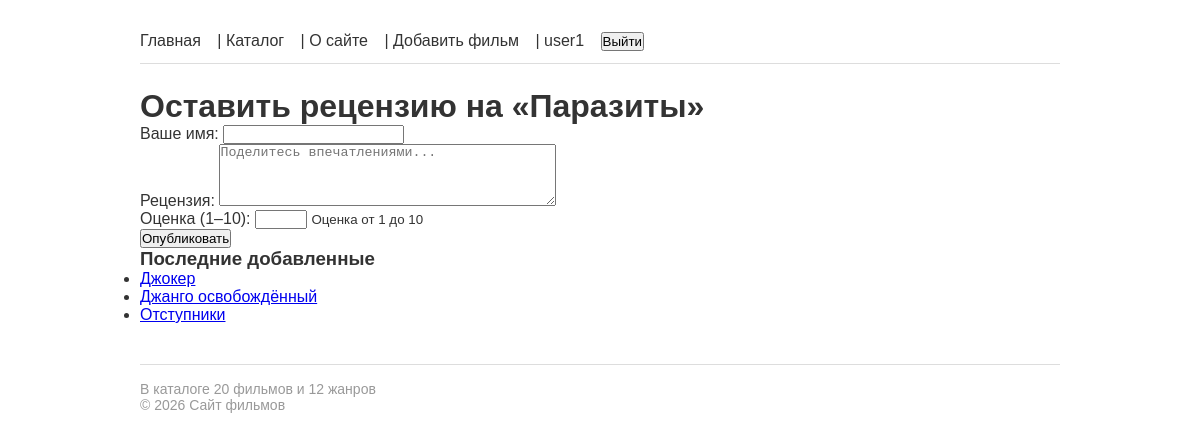
Page /films/parazity/review/ (signed in) on the committed database.
### films/models.py (models this page shows, shortened)
class Film(models.Model):
    title = models.CharField(max_length=200, verbose_name='Название')
    year = models.PositiveIntegerField(validators=[validate_film_year], verbose_name='Год выпуска')
    description = models.TextField(blank=True, verbose_name='Описание')
    rating = models.DecimalField(max_digits=3, decimal_places=1, default=0.0, verbose_name='Рейтинг')
    slug = models.SlugField(max_length=200, unique=True, blank=True)
    poster = models.ImageField(
        upload_to='posters/',
        blank=True,
        validators=[
                validate_file_size,
                FileExtensionValidator(allowed_extensions=['jpg', 'jpeg', 'png', 'webp'])
            ],
        verbose_name='Постер'
    )
    created_at = models.DateTimeField(auto_now_add=True, verbose_name='Дата добавления')
    director = models.ForeignKey(
        'Director', on_delete=models.SET_NULL, null=True, blank=True,
        related_name='films', verbose_name='Режиссёр'
    )
    genres = models.ManyToManyField('Genre', blank=True, related_name='films', verbose_name='Жанры')
    actors = models.ManyToManyField('Actor', blank=True, related_name='films', verbose_name='Актёры')
    objects = FilmManager()
    class Meta:
        ordering = ['-year']
        verbose_name = 'Фильм'
        verbose_name_plural = 'Фильмы'
        permissions = [
            ('can_feature_film', 'Может выделять фильм в подборку'),
        ]
    def get_absolute_url(self):
        return reverse('films:film_detail', kwargs={'slug': self.slug})

### films/views.py (the view, shortened to what this page needs)
# urls.py: path('films/<slug:slug>/review/', views.AddReviewView.as_view(), name='add_review'),
class AddReviewView(LoginRequiredMixin, FormView):
    form_class = ReviewForm
    template_name = 'films/add_review.html'
    def get_film(self):
        return get_object_or_404(Film, slug=self.kwargs['slug'])
    def get_context_data(self, **kwargs):
        context = super().get_context_data(**kwargs)
        context['film'] = self.get_film()
        return context

### films/forms.py (shortened to what this page needs)
class ReviewForm(forms.ModelForm):
    class Meta:
        model = Review
        fields = ['author_name', 'text', 'rating']
        widgets = {
            'text': forms.Textarea(attrs={'rows': 4, 'placeholder': 'Поделитесь впечатлениями...'}),
            'rating': forms.NumberInput(attrs={'min': 1, 'max': 10}),
        }
        labels = {
            'author_name': 'Ваше имя',
            'text': 'Рецензия',
            'rating': 'Оценка (1–10)',
        }

### films/context_processors.py (called while the page is built)
def catalog_stats(request):
    return {
        'total_films': Film.objects.count(),
        'total_genres': Genre.objects.count(),
    }

def user_profile(request):
    if request.user.is_authenticated:
        try:
            profile = request.user.profile
        except Exception:
            profile = None
        return {'user_profile': profile}
    return {'user_profile': None}

### films/models.py (called while the page is built)
    def recent(self, count=5):
        return self.order_by('-created_at')[:count]

### films/templatetags/film_tags.py (called while the page is built)
@register.simple_tag
def current_year():
    return datetime.date.today().year

@register.inclusion_tag('films/includes/latest_films.html')
def latest_films(count=3):
    films = Film.objects.recent(count)
    return {'films': films}

### films/templates/films/add_review.html (shortened to what this page needs)
{% extends 'base.html' %}
{% block content %}
    <h1>Оставить рецензию на «{{ film.title }}»</h1>
    <form method="POST">
        {% for field in form %}
            <div class="form-field">
                {{ field.label_tag }}
                {{ field }}
                {% if field.help_text %}
                    <small>{{ field.help_text }}</small>
                {% endif %}
            </div>
        {% endfor %}
        <button type="submit">Опубликовать</button>
    </form>
{% endblock %}

### templates/base.html (shortened to what this page needs)
{% load static %}
{% load film_tags %}
<!DOCTYPE html>
<html lang="ru">
<head>
    <link rel="stylesheet" href="{% static 'css/base.css' %}">
</head>
<body>
    <header>
        <nav>
            <a href="{% url 'films:index' %}">Главная</a> |
            <a href="{% url 'films:film_list' %}">Каталог</a> |
            <a href="{% url 'films:about' %}">О сайте</a>
            <span class="nav-auth">
                {% if user.is_authenticated %}
                    {% if perms.films.add_film %}
                    | <a href="{% url 'films:add_film' %}">Добавить фильм</a>
                    {% endif %}
                    <a href="{% url 'films:profile' %}">
                        | {{ user.username }}
                    </a>
                    <form method="POST" action="{% url 'logout' %}" style="display: inline;">
                        <button type="submit" class="nav-link-btn">Выйти</button>
                    </form>
                {% else %}
                    | <a href="{% url 'login' %}">Войти</a>
                {% endif %}
            </span>
        </nav>
    </header>
    <main>
        {% block content %}{% endblock %}
    </main>
    <aside>
    {% latest_films 3 %}
    </aside>
    <footer>
        <p>В каталоге {{ total_films }} фильмов и {{ total_genres }} жанров</p>
        <p>© {% current_year %} Сайт фильмов</p>
    </footer>
</body>
</html>

### films/templates/films/includes/latest_films.html
{% load film_tags %}
<div class="latest-films">
    <h3>Последние добавленные</h3>
    <ul>
    {% for film in films %}
        <li><a href="{{ film.get_absolute_url }}">{{ film.title }}</a></li>
    {% empty %}
        <li>Фильмов пока нет.</li>
    {% endfor %}
    </ul>
</div>

### static/css/base.css (style rules this page uses)
* { box-sizing: border-box; margin: 0; padding: 0; }
body { font-family: Arial, sans-serif; max-width: 960px; margin: 0 auto; padding: 20px; color: #333; }
nav { padding: 12px 0; border-bottom: 1px solid #ddd; margin-bottom: 24px; }
nav a { color: #333; text-decoration: none; margin-right: 12px; }
footer { margin-top: 40px; padding-top: 16px; border-top: 1px solid #ddd; color: #999; font-size: 14px; }

### rows in the picture
Film: title "Паразиты"
Film: title "Джокер"
Film: title "Джанго освобождённый"
Film: title "Отступники"

### other values in the picture
{{ user.username }} "user1"
{{ field.label_tag }} "Ваше имя:" "Рецензия:" "Оценка (1–10):"
{{ field.help_text }} "Оценка от 1 до 10"
{{ total_films }} "20"
{{ total_genres }} "12"
